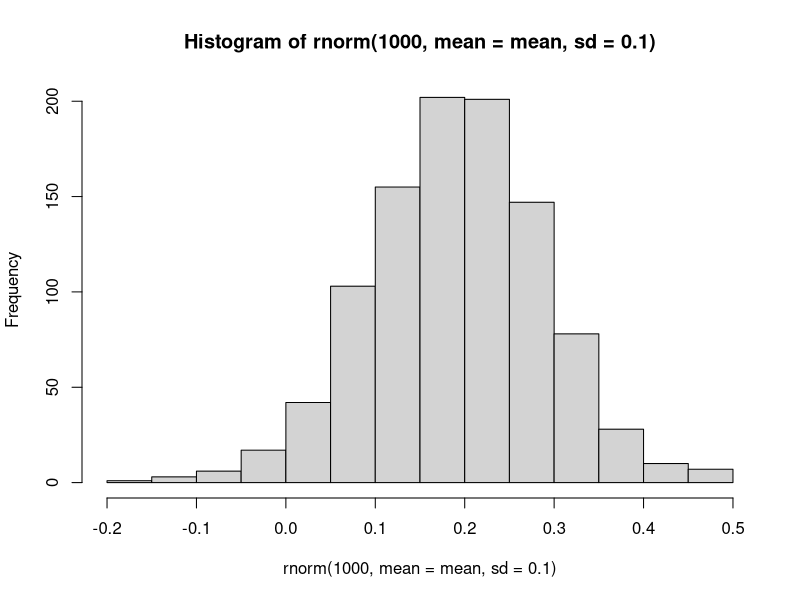
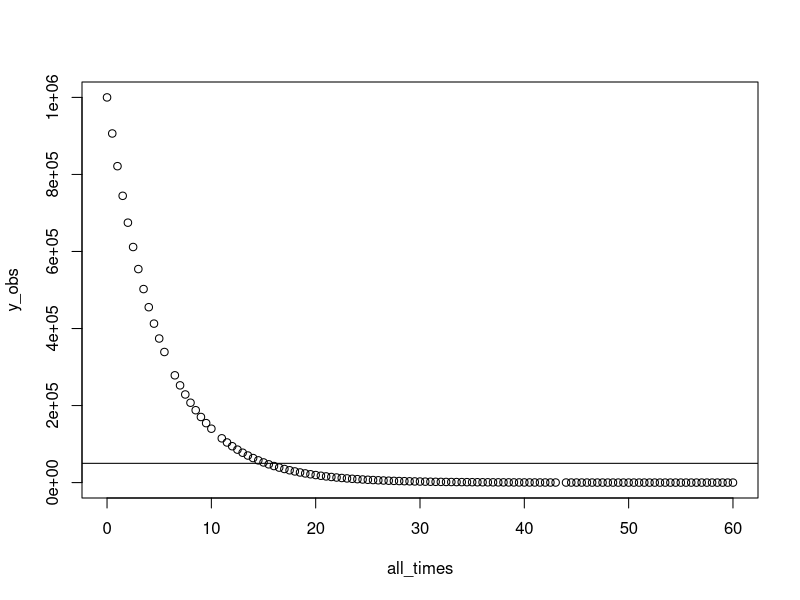
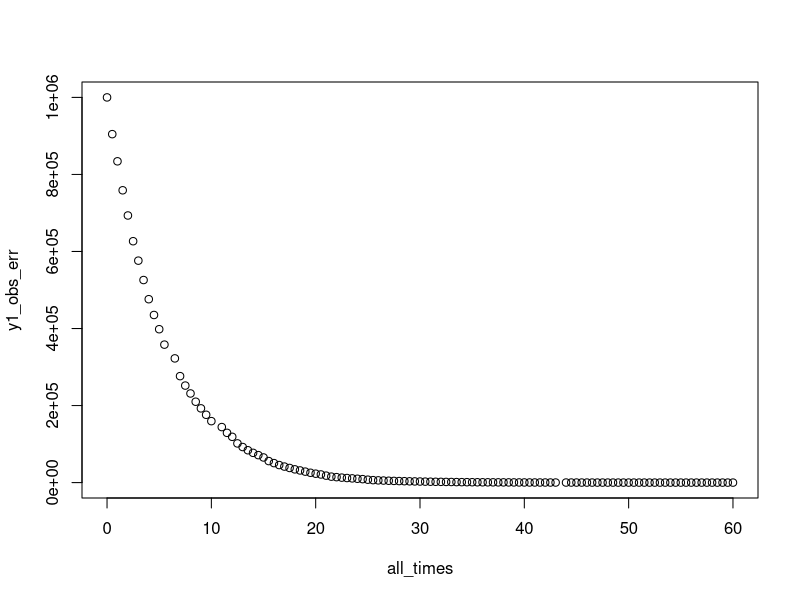
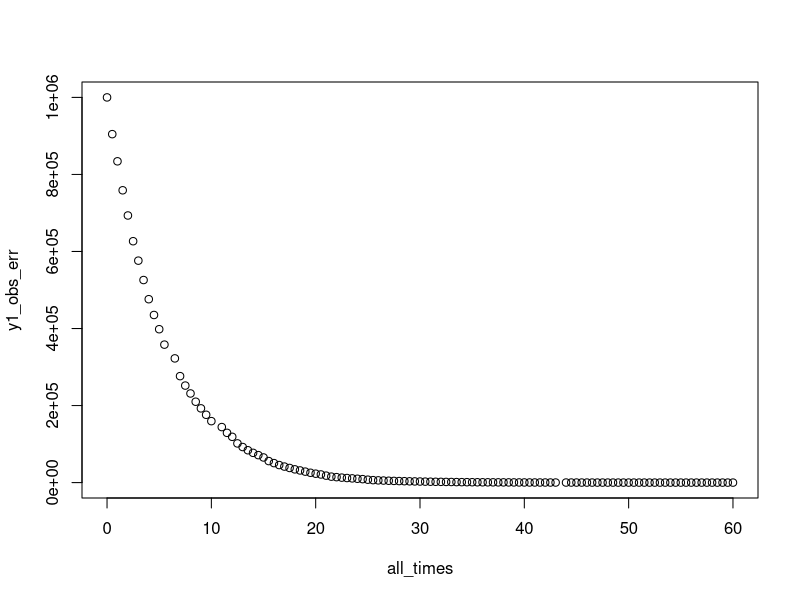
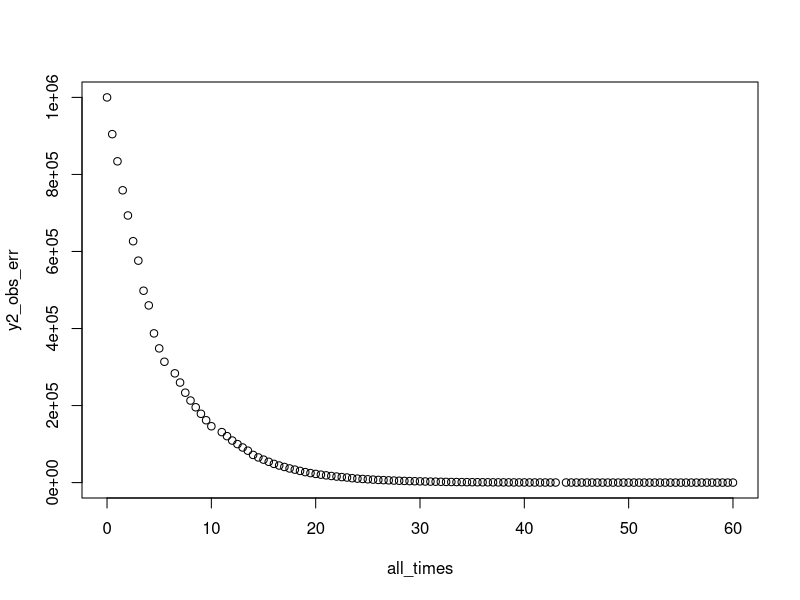
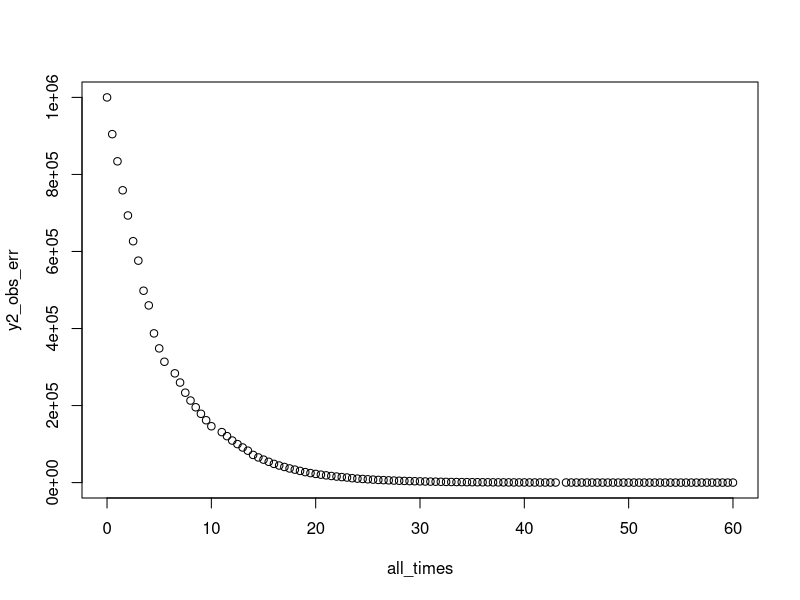
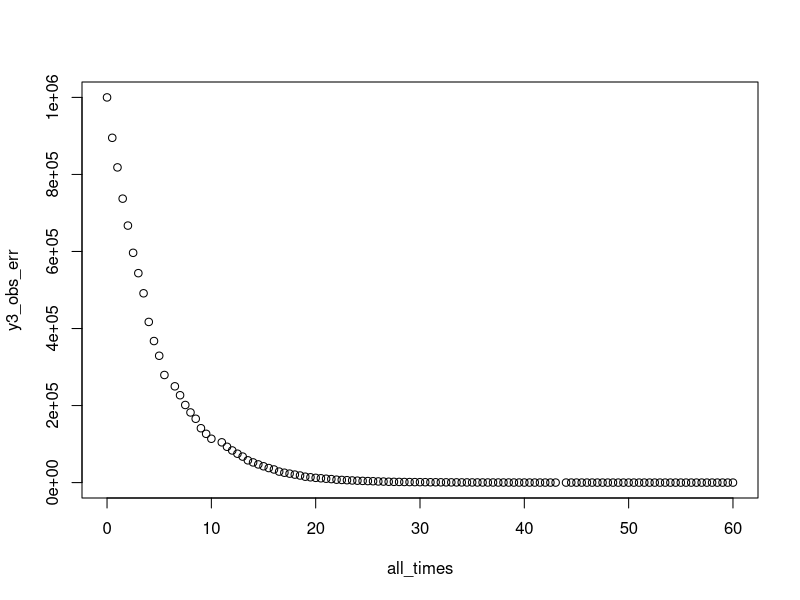
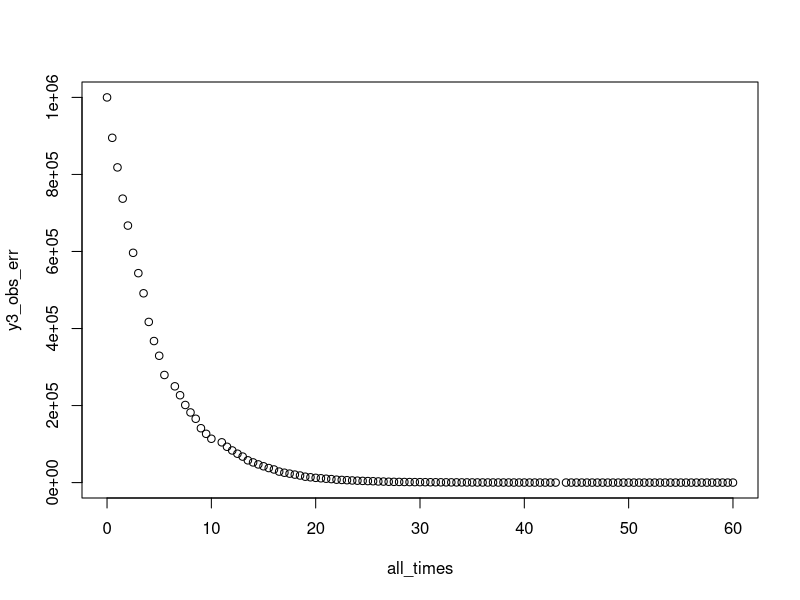

Source code (R) for these figures, in order: (Note: this script raises an error after producing the figures.)
#### [INSERT A DOC STRING HERE] ####

library(tidyverse)
library(bayesplot)

#### Getting constant degradation rates for each of 9 barrels ####
# Required objects
min <- 0.05; max <- 0.34; mean <- (min + max)/2; print(mean)
num_barrels <- 9
# Taking a look at distribution
hist(rnorm(1000, mean = mean, sd = 0.1))
# Sampling 9 decay rates
r_vec <- c()
set.seed(123)
for (i in 1:num_barrels) {
  r_vec[i] <- round(rnorm(1, mean = mean, sd = 0.01), digits = 2)
  while(r_vec[i] < min | r_vec[i] > max)
  {r_vec[i] <- round(rnorm(1, mean = mean, sd = 0.01), digits = 2)}
}; print(r_vec); print(mean(r_vec))

#### Setting up sampling regimes for each of 9 barrels ####
all_times <- seq(0 + 12/24, 60, 12/24); num_samples <- floor(length(all_times)/num_barrels) # Full time series (in days) divided by number of barrels; we can change this to make it more realistic; used floor() instead of round() to always round down
# all_times <- seq(1, 60, 1); num_samples <- floor(length(all_times)/num_barrels) # DAYS
ts <- matrix(nrow = num_samples + 1, ncol = num_barrels) # Matrix of sampling regimes wherein each column contains the sampling regime for a different barrel
ts[1, ] <- rep(0, ncol(ts))
set.seed(123)
for (i in 1:num_barrels){
  t <- sort(sample(all_times, num_samples, replace = FALSE))
  ts[2:nrow(ts), i] <- t
  all_times <- all_times[!all_times %in% t]
}; colnames(ts) <- c("t1", "t2", "t3", "t4", "t5", "t6", "t7", "t8", "t9")
t1 <- ts[ ,1]; t2 <- ts[ ,2]; t3 <- ts[ ,3]; t4 <- ts[ ,4]; t5 <- ts[ ,5]; t6 <- ts[ ,6]; t7 <- ts[ ,7]; t8 <- ts[ ,8]; t9 <- ts[ ,9] # Come up with an automated way of doing this
all_times <- sort(c(0, ts[2:nrow(ts), ]))

#### Observation without error ####
y0_obs <- 1e6
y_obs <- y0_obs*exp(-all_times*mean(r_vec))
plot(x = all_times, y = y_obs)
abline(h = y0_obs*0.05)

#### Setting up barrel volumes to implement sampling error ####
samp_vol <- 5; barrel_vol <- 100 # Under these conditions, you can sample each barrel a maximum of 40 times
vol <- c(barrel_vol)
for (i in 2:length(t1 + 1)){
  vol[i] <- vol[i - 1] - samp_vol
}; vol <- vol[2:length(vol)]

#### Sampling initial abundance ####
set.seed(123); y_init <- 1e6
y_samp_init <- y_select <- rbinom(1, y_init, samp_vol/(vol[1] + samp_vol))
y_samp_init <- c(NA, 0.0, y_samp_init)

#### Generating data ####
## Barrel 1
# Set seed because reproducibility
set.seed(123)
# Setting up initial abundance, and empty vector to fill with observations
t_elap <- 0.5 # Units are in days, so 0.5 is half a day
y_prev <- 1e6; y1_obs_err <- c(); y1_obs_err[1] <- y_prev; y1_samp <- c(); j <- 2
# Loop to generate data with (1) process error, (2) environmental stochasticity, and (3) sampling error
for (i in 2:length(all_times)){
  y_d <- rbinom(1, y_prev, 1 - exp(-t_elap*r_vec[1]*exp(-rnorm(1, 0, 0.1)))) # Determine eDNAs that "die" via exponential distribution (process error) and environmental stochasticity
  if (all_times[i] %in% t1){
    y_select <- rbinom(1, y_prev - y_d, samp_vol/vol[j - 1]) # Sample eDNAs from remaining with sampling error via sampled volume vs total remaining volume
    y1_samp[j - 1] <- y_select; j <- j + 1 # Add sampled eDNAs to observation vector
    y_next <- y_prev - y_d - y_select # eDNAs in barrel at next time step is equal to those available at previous time step, minus those that died, and those that were selected
    y_prev <- y_next # Re-assigning y_prev for next iteration
    y1_obs_err[i] <- y_prev
  } else {
    y_next <- y_prev - y_d
    y_prev <- y_next
    y1_obs_err[i] <- y_prev
  }
}; plot(all_times, y1_obs_err)
plot(x = all_times, y = y1_obs_err)
y1_samp <- cbind(t1[2:length(t1)], y1_samp)
Barrel <- c(rep(1, nrow(y1_samp))); y1_samp <- cbind(Barrel, y1_samp)

## Barrel 2
set.seed(123)
t_elap <- 0.5 
y_prev <- 1e6; y2_obs_err <- c(); y2_obs_err[1] <- y_prev; y2_samp <- c(); j <- 2
for (i in 2:length(all_times)){
  y_d <- rbinom(1, y_prev, 1 - exp(-t_elap*r_vec[2]*exp(-rnorm(1, 0, 0.1)))) 
  if (all_times[i] %in% t2){
    y_select <- rbinom(1, y_prev - y_d, samp_vol/vol[j - 1]) 
    y2_samp[j - 1] <- y_select; j <- j + 1 
    y_next <- y_prev - y_d - y_select 
    y_prev <- y_next 
    y2_obs_err[i] <- y_prev
  } else {
    y_next <- y_prev - y_d
    y_prev <- y_next
    y2_obs_err[i] <- y_prev
  }
}; plot(all_times, y2_obs_err)
plot(x = all_times, y = y2_obs_err)
y2_samp <- cbind(t2[2:length(t2)], y2_samp)
Barrel <- c(rep(2, nrow(y2_samp))); y2_samp <- cbind(Barrel, y2_samp)

## Barrel 3
set.seed(123)
t_elap <- 0.5 
y_prev <- 1e6; y3_obs_err <- c(); y3_obs_err[1] <- y_prev; y3_samp <- c(); j <- 2
for (i in 2:length(all_times)){
  y_d <- rbinom(1, y_prev, 1 - exp(-t_elap*r_vec[3]*exp(-rnorm(1, 0, 0.1)))) 
  if (all_times[i] %in% t3){
    y_select <- rbinom(1, y_prev - y_d, samp_vol/vol[j - 1]) 
    y3_samp[j - 1] <- y_select; j <- j + 1 
    y_next <- y_prev - y_d - y_select 
    y_prev <- y_next 
    y3_obs_err[i] <- y_prev
  } else {
    y_next <- y_prev - y_d
    y_prev <- y_next
    y3_obs_err[i] <- y_prev
  }
}; plot(all_times, y3_obs_err)
plot(x = all_times, y = y3_obs_err)
y3_samp <- cbind(t3[2:length(t3)], y3_samp)
Barrel <- c(rep(3, nrow(y3_samp))); y3_samp <- cbind(Barrel, y3_samp)

## Barrel 4
set.seed(123)
t_elap <- 0.5 
y_prev <- 1e6; y4_obs_err <- c(); y4_obs_err[1] <- y_prev; y4_samp <- c(); j <- 2
for (i in 2:length(all_times)){
  y_d <- rbinom(1, y_prev, 1 - exp(-t_elap*r_vec[4]*exp(-rnorm(1, 0, 0.1))))
  if (all_times[i] %in% t4){
    y_select <- rbinom(1, y_prev - y_d, samp_vol/vol[j - 1]) 
    y4_samp[j - 1] <- y_select; j <- j + 1 
    y_next <- y_prev - y_d - y_select 
    y_prev <- y_next 
    y4_obs_err[i] <- y_prev
  } else {
    y_next <- y_prev - y_d
    y_prev <- y_next
    y4_obs_err[i] <- y_prev
  }
}; plot(all_times, y4_obs_err)
plot(x = all_times, y = y4_obs_err)
y4_samp <- cbind(t4[2:length(t4)], y4_samp)
Barrel <- c(rep(4, nrow(y4_samp))); y4_samp <- cbind(Barrel, y4_samp)

## Barrel 5
set.seed(123)
t_elap <- 0.5 
y_prev <- 1e6; y5_obs_err <- c(); y5_obs_err[1] <- y_prev; y5_samp <- c(); j <- 2
for (i in 2:length(all_times)){
  y_d <- rbinom(1, y_prev, 1 - exp(-t_elap*r_vec[5]*exp(-rnorm(1, 0, 0.1))))
  if (all_times[i] %in% t5){
    y_select <- rbinom(1, y_prev - y_d, samp_vol/vol[j - 1]) 
    y5_samp[j - 1] <- y_select; j <- j + 1 
    y_next <- y_prev - y_d - y_select 
    y_prev <- y_next 
    y5_obs_err[i] <- y_prev
  } else {
    y_next <- y_prev - y_d
    y_prev <- y_next
    y5_obs_err[i] <- y_prev
  }
}; plot(all_times, y5_obs_err)
plot(x = all_times, y = y5_obs_err)
y5_samp <- cbind(t5[2:length(t5)], y5_samp)
Barrel <- c(rep(5, nrow(y5_samp))); y5_samp <- cbind(Barrel, y5_samp)

## Barrel 6
set.seed(123)
t_elap <- 0.5 
y_prev <- 1e6; y6_obs_err <- c(); y6_obs_err[1] <- y_prev; y6_samp <- c(); j <- 2
for (i in 2:length(all_times)){
  y_d <- rbinom(1, y_prev, 1 - exp(-t_elap*r_vec[6]*exp(-rnorm(1, 0, 0.1))))
  if (all_times[i] %in% t6){
    y_select <- rbinom(1, y_prev - y_d, samp_vol/vol[j - 1]) 
    y6_samp[j - 1] <- y_select; j <- j + 1 
    y_next <- y_prev - y_d - y_select 
    y_prev <- y_next 
    y6_obs_err[i] <- y_prev
  } else {
    y_next <- y_prev - y_d
    y_prev <- y_next
    y6_obs_err[i] <- y_prev
  }
}; plot(all_times, y6_obs_err)
plot(x = all_times, y = y6_obs_err)
y6_samp <- cbind(t6[2:length(t6)], y6_samp)
Barrel <- c(rep(6, nrow(y6_samp))); y6_samp <- cbind(Barrel, y6_samp)

## Barrel 7
set.seed(123)
t_elap <- 0.5 
y_prev <- 1e6; y7_obs_err <- c(); y7_obs_err[1] <- y_prev; y7_samp <- c(); j <- 2
for (i in 2:length(all_times)){
  y_d <- rbinom(1, y_prev, 1 - exp(-t_elap*r_vec[7]*exp(-rnorm(1, 0, 0.1))))
  if (all_times[i] %in% t7){
    y_select <- rbinom(1, y_prev - y_d, samp_vol/vol[j - 1]) 
    y7_samp[j - 1] <- y_select; j <- j + 1 
    y_next <- y_prev - y_d - y_select 
    y_prev <- y_next 
    y7_obs_err[i] <- y_prev
  } else {
    y_next <- y_prev - y_d
    y_prev <- y_next
    y7_obs_err[i] <- y_prev
  }
}; plot(all_times, y7_obs_err)
plot(x = all_times, y = y7_obs_err)
y7_samp <- cbind(t7[2:length(t7)], y7_samp)
Barrel <- c(rep(7, nrow(y7_samp))); y7_samp <- cbind(Barrel, y7_samp)

## Barrel 8
set.seed(123)
t_elap <- 0.5 
y_prev <- 1e6; y8_obs_err <- c(); y8_obs_err[1] <- y_prev; y8_samp <- c(); j <- 2
for (i in 2:length(all_times)){
  y_d <- rbinom(1, y_prev, 1 - exp(-t_elap*r_vec[8]*exp(-rnorm(1, 0, 0.1))))
  if (all_times[i] %in% t8){
    y_select <- rbinom(1, y_prev - y_d, samp_vol/vol[j - 1]) 
    y8_samp[j - 1] <- y_select; j <- j + 1 
    y_next <- y_prev - y_d - y_select 
    y_prev <- y_next 
    y8_obs_err[i] <- y_prev
  } else {
    y_next <- y_prev - y_d
    y_prev <- y_next
    y8_obs_err[i] <- y_prev
  }
}; plot(all_times, y8_obs_err)
plot(x = all_times, y = y8_obs_err)
y8_samp <- cbind(t8[2:length(t8)], y8_samp)
Barrel <- c(rep(8, nrow(y8_samp))); y8_samp <- cbind(Barrel, y8_samp)

## Barrel 9
set.seed(123)
t_elap <- 0.5 
y_prev <- 1e6; y9_obs_err <- c(); y9_obs_err[1] <- y_prev; y9_samp <- c(); j <- 2
for (i in 2:length(all_times)){
  y_d <- rbinom(1, y_prev, 1 - exp(-t_elap*r_vec[9]*exp(-rnorm(1, 0, 0.1))))
  if (all_times[i] %in% t9){
    y_select <- rbinom(1, y_prev - y_d, samp_vol/vol[j - 1]) 
    y9_samp[j - 1] <- y_select; j <- j + 1 
    y_next <- y_prev - y_d - y_select 
    y_prev <- y_next 
    y9_obs_err[i] <- y_prev
  } else {
    y_next <- y_prev - y_d
    y_prev <- y_next
    y9_obs_err[i] <- y_prev
  }
}; plot(all_times, y9_obs_err)
plot(x = all_times, y = y9_obs_err)
y9_samp <- cbind(t9[2:length(t9)], y9_samp)
Barrel <- c(rep(9, nrow(y9_samp))); y9_samp <- cbind(Barrel, y9_samp)

full_ts <- rbind(y_samp_init, y1_samp, y2_samp, y3_samp, y4_samp, y5_samp, y6_samp, y7_samp, y8_samp, y9_samp)
full_ts <- as.data.frame(full_ts); colnames(full_ts) <- c("barrel", "t", "y_samp")
# Ordering generated data by sampling time
full_ts_ordered <- full_ts[with(full_ts, order(t)), ]
# Plotting generated data
colours <- c("black", "firebrick", "darkorange", "goldenrod2", "forestgreen", "cornflowerblue", "purple3", "orchid", "salmon")
colidx <- c("white"); barrel <- as.numeric(full_ts_ordered$barrel)
for (i in 2:length(full_ts_ordered$t)){
  colidx[i] <- colours[barrel[i]]
}
plot(full_ts_ordered$t, full_ts_ordered$y_samp, col = colidx,
     xlab = "Day", ylab = "eDNA Abundance (Sampled)")

plot(x = all_times, y = y1_obs_err, col = "black", type = "l", xlab = "Day", ylab = "eDNA Abundance (Unsampled)")
lines(x = all_times, y = y2_obs_err, col = "firebrick")
lines(x = all_times, y = y3_obs_err, col = "darkorange")
lines(x = all_times, y = y4_obs_err, col = "goldenrod2")
lines(x = all_times, y = y5_obs_err, col = "forestgreen")
lines(x = all_times, y = y6_obs_err, col = "cornflowerblue")
lines(x = all_times, y = y7_obs_err, col = "purple3")
lines(x = all_times, y = y8_obs_err, col = "orchid")
lines(x = all_times, y = y9_obs_err, col = "salmon")

#### Fitting generated data to exponential model ####
#### ... From Steph's script: ####
#### ... ... Simulate data: ####
a<-1.2			# growth rate
b<-1.2/1200	# density dependence
sig<-0.8		# process error
N<-100			# timesteps

y<-numeric(N+1)	# vector of population sizes
y1<-600			# initial condition

# Simulate data:
set.seed(9823)
y[1]<-y1
for(i in 2:(N+1)) y[i]<-y[i-1]*exp(rnorm(n=1, a-b*y[i-1], sig))

S<-y[1:N];		# spawners
Y<-log(y[2:(N+1)]/S)	# productivity = log(recruits/spawner)

plot(y, type="l", xlab="time", ylab="spawners"); abline(h=a/b, lty=3)
plot(S, Y, xlab="spawners", ylab="productivity"); abline(a=a, b=-b, col=2); abline(h=0)

#### ... ... ... Fit with JAGS: Single population ####
# Need to write model function IN JAGS LANGUAGE (see user manual)
ricker.model<-function(){	
  # define priors on parameter (mean and PRECISION)
  a ~ dnorm(0, 0.0001)
  b ~ dnorm(0, 0.0001)
  sigma ~ dunif(0, 100)
  tau <- pow(sigma, -2)	
  
  # simulate model and likelihood
  for(i in 1:N){ 					# for each data point
    Y.hat[i] <- a-b*S[i] 		# expected value based on parameters
    Y[i] ~ dnorm(Y.hat[i], tau) # probability of observation Y given expectation Y.hat
  }
}

fit3<-jags.fit(data=list('Y'=Y, 'S'=S, 'N'=N), params=c("a", "b", "sigma"), model=ricker.model, n.chains=3, n.adapt=100)

plot(fit3)
summary(fit3) 

#### ... ... Simulate hierarchical data: ####
a<-1.2								# growth rate
b<-1.2/1200							# density dependence
sig<-0.3							# process error
sigP<-0.8							# sd in growth rate among populations

Nt<-50								# number of timesteps
Np<-20								# number of populations
thetaP<-rnorm(Np, mean=0, sd=sigP)	# population random-effect on growth rate

t<-rep(1:(Nt+1), Np)				# vector of timesteps
P<-rep(1:Np, each=(Nt+1))			# vector of population numbers
y<-numeric((Nt+1)*Np)				# vector of population sizes (to be filled)
y[which(t==1)]<-runif(Np, 100, 1000)# initialize with random number between 100 and 1000

# Simulate data:
for(i in 1:Np){ #for each population
  for(j in 2:(Nt+1)){ #for each timestep
    y[which(P==i&t==j)]<-y[which(P==i&t==(j-1))]*exp(rnorm(n=1, (a+thetaP[i])-b*y[which(P==i&t==(j-1))], sig))
  }
}

# Make dataframe of spawners and productivity
data<-data.frame(S=numeric(Nt*Np), Y=numeric(Nt*Np), Pop=numeric(Nt*Np))
N<-Nt*Np

k<-0
for(i in 1:Np){
  for(j in 1:Nt){
    k<-k+1
    data$S[k]<- y[which(P==i&t==j)]
    data$Y[k]<- log(y[which(P==i&t==(j+1))]/y[which(P==i&t==j)])
    data$Pop[k]<-i
  }
}

xyplot(Y~S|Pop, data=data)

#### ... ... ... Fit with JAGS: Hierarchical ####
# Transform data to matrices to make model syntax easier
Np <- 20 # Because 20 populations
Nt <- 50 # Because number of time points
S<-matrix(data$S, nrow=Np, ncol=Nt, byrow=TRUE) # Where S is number of spawners
Y<-matrix(data$Y, nrow=Np, ncol=Nt, byrow=TRUE) # Where Y is productivity (= log(recruits/spawner))

H.ricker.model<-function(){
  # Priors on parameters
  a ~ dnorm(0, 0.0001)
  b ~ dnorm(0, 0.0001)
  sig ~ dunif(0, 100)
  sigP ~ dunif(0, 100)
  tauP <- pow(sigP, -2)
  tau <- pow(sig, -2)
  
  # Hierarchical part - a different thetaP for each population:
  for(i in 1:Np){
    thetaP[i] ~ dnorm(0, tauP)
  }
  
  # Model simulation and likelihood
  for(j in 1:Np){ #for each population
    for(i in 1:Nt){ #for each time step
      Y.hat[j,i] <- a + thetaP[j] - b*S[j,i] # calculate model prediction
      Y[j,i] ~ dnorm(Y.hat[j,i], tau) #likelihood
    } #end i
  } # end j	
}


hfit2<-jags.fit(data=list('S'=S, 'Y'=Y, 'Np'=Np, 'Nt'=Nt), params=c("a", "b", "sig", "sigP"), model=H.ricker.model)

S<-summary(hfit2)
par(mfrow=c(1,1))
for(i in 1:7){
  hist(hfit2[[1]][,i], main=colnames(hfit2[[1]])[i], col="#00000030", border=NA, xlab="", freq=FALSE)
  hist(hfit2[[2]][,i], main=colnames(hfit2[[2]])[i], col="#FF000030", add=TRUE, freq=FALSE, border=NA)
  hist(hfit2[[3]][,i], main=colnames(hfit2[[3]])[i], col="#00FF0030", add=TRUE, freq=FALSE, border=NA)
  abline(v=S[[1]][i,1], lty=2)
  abline(v=c(a,b,sig,sigP)[i])
  abline(v=hfit1.par[i], lty=3)
}
legend("topright", lty=c(1,2,3), c("Real", "JAGS", "lmer"))


#### For Ning's stuff ####
#### ... Data manip ####
## Steph made matrices wherein rows were populations, and columns were time points. We have to switch that up a bit potentially because populations aren't sampled at same time points?
y <- matrix(nrow = num_barrels, ncol = length(all_times)); colnames(y) <- all_times
t1 <- t1[2:length(t1)]; t2 <- t2[2:length(t2)]; t3 <- t3[2:length(t3)]; t4 <- t4[2:length(t4)]; t5 <- t5[2:length(t5)]; t6 <- t6[2:length(t6)]; t7 <- t7[2:length(t7)]; t8 <- t8[2:length(t8)]; t9 <- t9[2:length(t9)]
b1 <- 1; b2 <- 1; b3 <- 1; b4 <- 1; b5 <- 1; b6 <- 1; b7 <- 1; b8 <- 1; b9 <- 1
for (i in 1:length(all_times)){
  if (all_times[i] %in% t1){
    y[1, i] <- y1_samp[b1, 3]
    b1 <- b1 + 1
  } else {
    if (all_times[i] %in% t2){
      y[2, i] <- y2_samp[b2, 3]
      b2 <- b2 + 1
    } else {
      if (all_times[i] %in% t3){
        y[3, i] <- y3_samp[b3, 3]
        b3 <- b3 + 1
      } else {
        if (all_times[i] %in% t4){
          y[4, i] <- y4_samp[b4, 3]
          b4 <- b4 + 1
        } else {
          if (all_times[i] %in% t5){
            y[5, i] <- y5_samp[b5, 3]
            b5 <- b5 + 1
          } else {
            if (all_times[i] %in% t6){
              y[6, i] <- y6_samp[b6, 3]
              b6 <- b6 + 1
            } else {
              if (all_times[i] %in% t7){
                y[7, i] <- y7_samp[b7, 3]
                b7 <- b7 + 1
              } else {
                if (all_times[i] %in% t8){
                  y[8, i] <- y8_samp[b8, 3]
                  b8 <- b8 + 1
                } else {
                  if (all_times[i] %in% t9){
                    y[9, i] <- y9_samp[b9, 3]
                    b9 <- b9 + 1
                  } else { print(":(") }
                }
              }
            }
          }
        }
      }
    }
  }
}
y[ ,1] <- rep(full_ts_ordered$y_samp[1], nrow(y)) # Might have to change this such that there's a different initial sample from each bucket but for now, keeping as is because shouldn't make a huge difference

#### ... JAGS ####
exp_decay_model <- function(){
  t_elap <- 0.5
  
  # Priors on parameters
  alpha ~ dunif(0, 1)
  alpha_tau ~ dunif(0, 100)
  alpha_tau_pop ~ dunif(0, 100)
  
  # Hierarchical part - a different theta_pop for each population:
  for(i in 1:num_barrels){
    theta_pop[i] ~ dnorm(0, alpha_tau_pop)
  }
  
  # Model simulation
  for (i in 1:num_barrels){ # For each population
    for (j in 1:ncol(y)){ # For each time step
      if (!is.na(y[i, j])){
        yhat[i, j] <- yhat[i, j]*exp(-t_elap*alpha_pop*theta_pop[i]) # Calculate model prediction
      }
    }
  }
  
  # Likelihood
  for (i in 1:num_barrels){ 
    for (j in 1:length(all_times)){ 
      if(!is.na(y[i, j])){
        y[i, j] ~ dpois(yhat[i, j]) # Likelihood
      }
    } 
  }
}






























#### ... TO DO! ####

#### Estimated abundances ####
y0_est <- as.numeric(y0_est); r_est <- as.numeric(r_est)
y_est <- y0_est*exp(-all_times*r_est)
plot(y_est)

#### Plotting (1) observations without error, (2) generated data, and (3) estimated data for comparison ####
plot(all_times[1:20], y_obs[1:20], type = "l", xlab = "Day", ylab = "eDNA Concentration")
points(all_times[1:20], y_obs_err[1:20], col = "cornflowerblue", pch = 16)
points(all_times[1:20], y_est[1:20], col = "firebrick2", pch = 18)
legend("topright", legend=c("Deterministic data", "Observed data", "Estimated data"),
       col=c("black", "cornflowerblue", "firebrick2"), lty = c(1, NA, NA), pch = c(NA, 16, 18), cex = 0.8)
